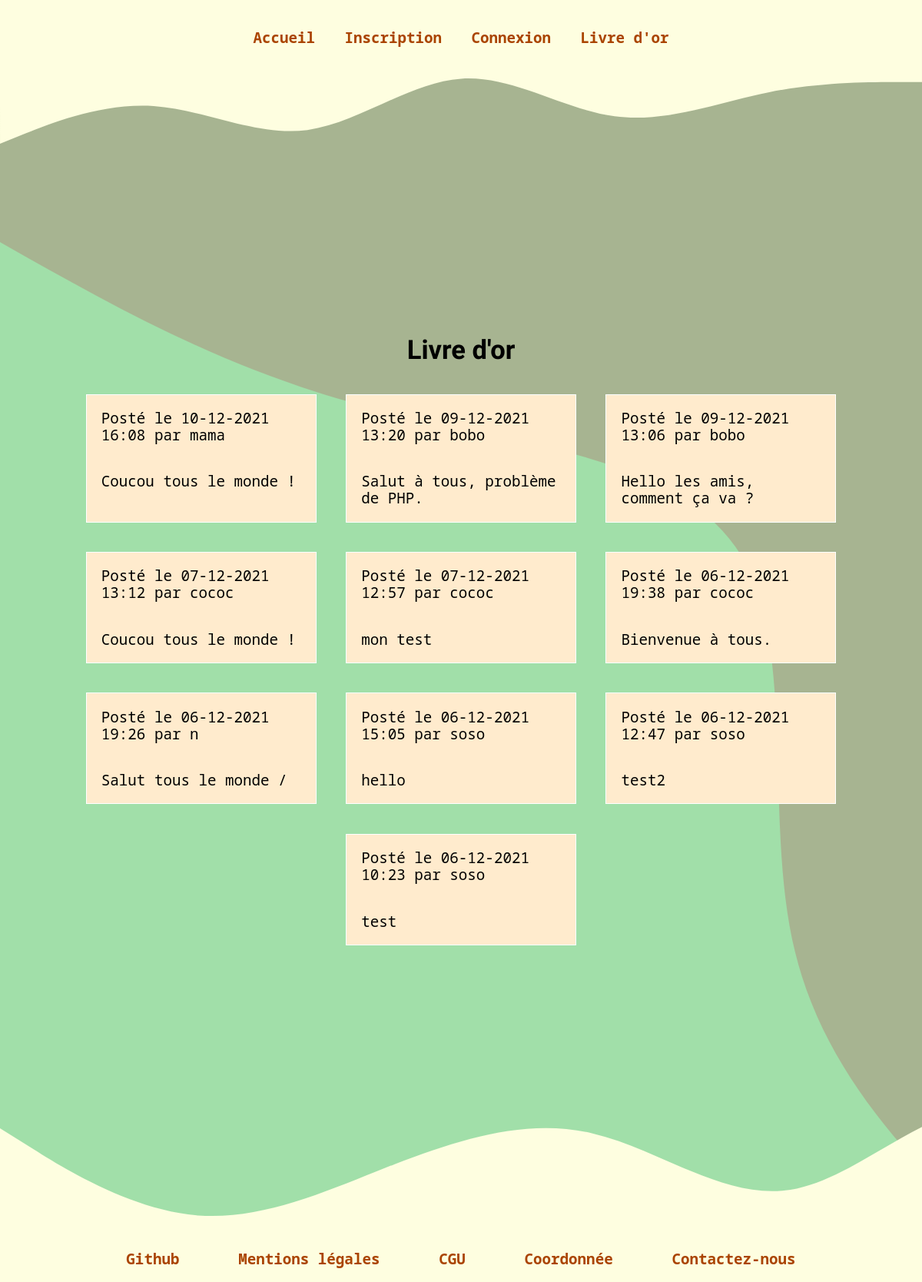
The page /includes/livre-or.php on the database its author committed.
### tables this page shows
CREATE TABLE IF NOT EXISTS `commentaires` (
  `id` int(11) NOT NULL AUTO_INCREMENT,
  `commentaire` text NOT NULL,
  `id_utilisateur` int(11) NOT NULL,
  `date` datetime NOT NULL,
  PRIMARY KEY (`id`)
);

CREATE TABLE IF NOT EXISTS `utilisateurs` (
  `id` int(11) NOT NULL AUTO_INCREMENT,
  `login` varchar(255) NOT NULL,
  `password` varchar(255) NOT NULL,
  PRIMARY KEY (`id`)
);

### traitements/traitement-livre-or.php (called while the page is built, shortened)
<?php
require ('../traitements/bdd.php');
$req = mysqli_query($bdd, "SELECT * FROM utilisateurs INNER JOIN commentaires ON utilisateurs.id = commentaires.id_utilisateur ORDER BY date DESC");
$res = mysqli_fetch_all($req, MYSQLI_ASSOC);
?>

### includes/livre-or.php (the view, shortened to what this page needs)
<?php
require ('../traitements/bdd.php');
require ('../traitements/traitement-livre-or.php');
?>
<!DOCTYPE html>
<html lang="fr">
    <head>
        <link href="../css/styles.css" rel="stylesheet">
    </head>
    <body class="body-livreor">
        <?php require ('header.php'); ?>
        <main>
            <section class ='section-livredor'>
                <h1>Livre d'or</h1>
                    <?php foreach($res as $key => $value) {
                        $date = strtotime($value['date']);
                        $datefr = date('d-m-Y H:i', $date);
                    ?>
                    <div class="com">
                        <p>Posté le <?php echo $datefr;?> par <?php echo $value['login']; ?></p>
                        <p><?php echo $value['commentaire'];?></p>
                    </div>
                    <?php } ?>
            </section>
        </main>
        <?php require ('footer.php'); ?>
    </body>
</html>

### includes/header.php (shortened to what this page needs)
<header>
    <nav>
        <?php
        if(!isset($_SESSION['login'])) { ?>
        <a href="accueil.php">Accueil</a>
        <a href="inscription.php">Inscription</a>
        <a href="connexion.php">Connexion</a>
        <a href="livre-or.php">Livre d'or</a>
        <?php }?>
    </nav>
    <p>
    </p>
</header>

### includes/footer.php
<footer>
    <a href="https://github.com/sonia-mouhoubi/livre-or.git">Github</a>
    <a href="">Mentions légales</a>
    <a href="">CGU</a>
    <a href="">Coordonnée</a>
    <a href="">Contactez-nous</a>
</footer>

### css/styles.css (style rules this page uses)
* { box-sizing : border-box; margin: 0; padding: 0; }
html,body { width: 100%; }
body { scroll-behavior: smooth; line-height: 1.15; margin : 0; font-family: 'Noto Sans Mono', monospace; font-size: 1.2em; }
h1, h2 { margin: 0; padding: 0.5em; font-family: 'Crafty Girls'; font-size: 1.8em; text-align: center; }
a { text-decoration : none; font-weight : bold; color: #aa4400; padding: 1em; }
p { padding: 1em; margin: 0; }
main { margin : 0; background-repeat: no-repeat; }
section { padding: 1em; }
header { background-image: url(../assets/svg/header.svg); background-repeat: no-repeat; height: 50vh; }
nav { width: 100%; padding: 1em; display: flex; justify-content: center; }
footer { background-image: url(../assets/svg/footer.svg); background-size: auto 100%; background-repeat: no-repeat; height: 50vh; width: 100%; padding-top: 2em; display: flex; justify-content:center; align-items: flex-end; }
footer a { padding: 1em 2em; }
.body-livreor { background-image: url(../assets/svg/body-livreor.svg); background-repeat: no-repeat; background-size: cover; }
.body-livreor main { width: 100%; min-height: 100%; }
.section-livredor { display: flex; flex-direction: row; flex-wrap: wrap; justify-content:center; }
.section-livredor h1 { flex-basis: 100%; }
.com { background-color: blanchedalmond; width: 25vw; margin: 1em; border: 1px solid white; }

### rows shown on the page
commentaires: date "10-12-2021 16:08", id_utilisateur.login "mama", commentaire "Coucou tous le monde !"
commentaires: date "09-12-2021 13:20", id_utilisateur.login "bobo", commentaire "Salut à tous, problème de PHP."
commentaires: date "09-12-2021 13:06", id_utilisateur.login "bobo", commentaire "Hello les amis, comment ça va ?"
commentaires: date "07-12-2021 13:12", id_utilisateur.login "cococ", commentaire "Coucou tous le monde !"
commentaires: date "07-12-2021 12:57", id_utilisateur.login "cococ", commentaire "mon test"
commentaires: date "06-12-2021 19:38", id_utilisateur.login "cococ", commentaire "Bienvenue à tous."
commentaires: date "06-12-2021 19:26", id_utilisateur.login "n", commentaire "Salut tous le monde /"
commentaires: date "06-12-2021 15:05", id_utilisateur.login "soso", commentaire "hello"
commentaires: date "06-12-2021 12:47", id_utilisateur.login "soso", commentaire "test2"
commentaires: date "06-12-2021 10:23", id_utilisateur.login "soso", commentaire "test"
